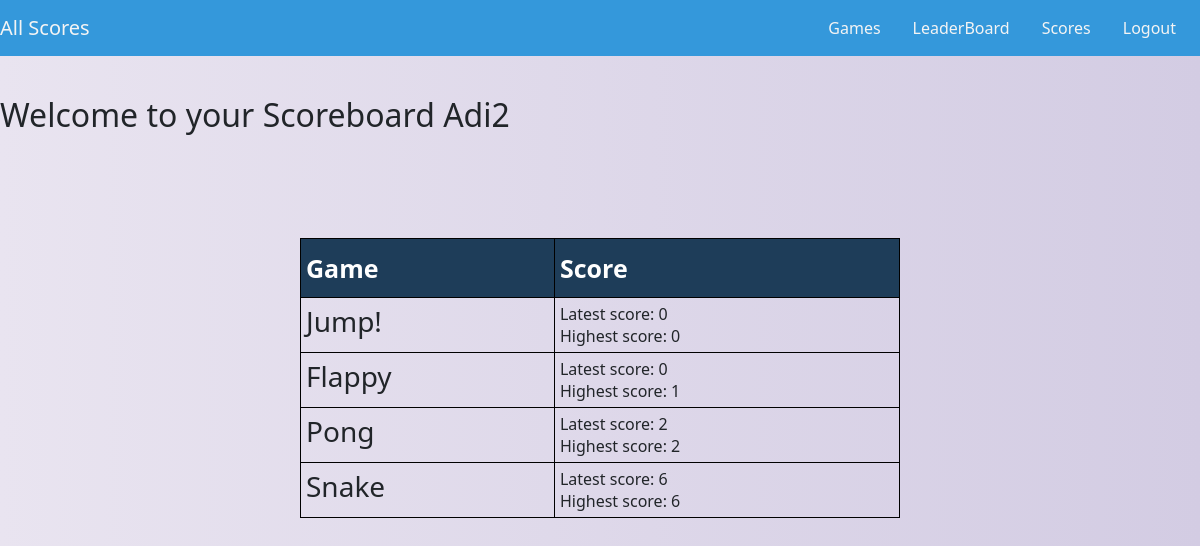
The page /my-scores/ (signed in) on the database as committed earlier.
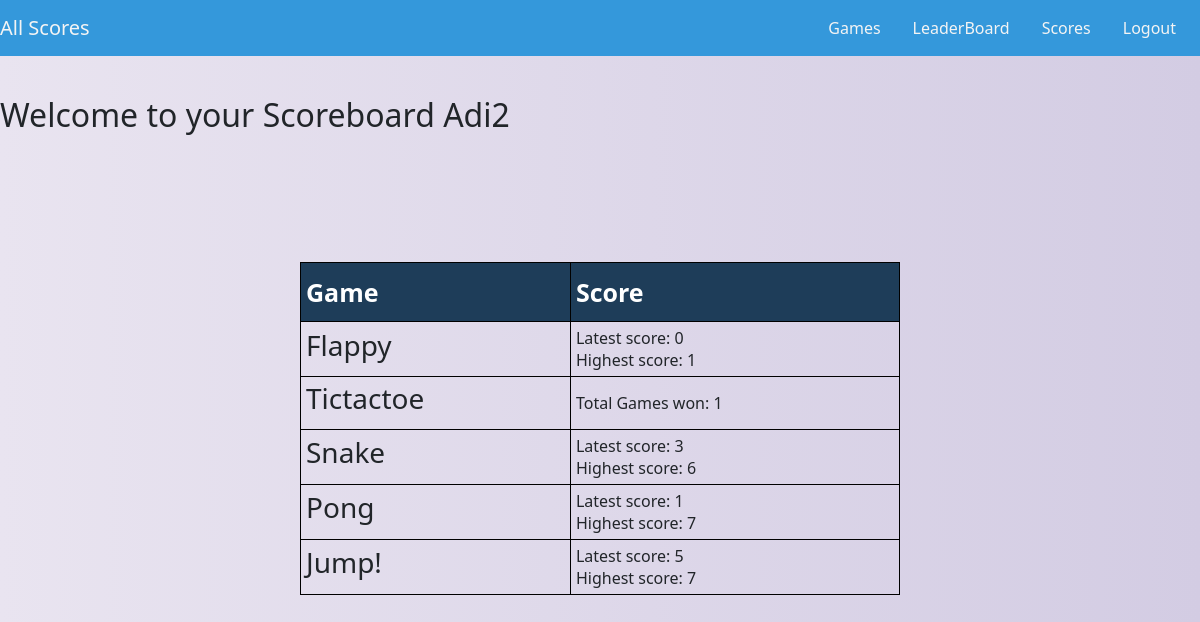
The same page on the database as committed later.
### my_games/models.py (models this page shows, shortened)
class AllMyScores(models.Model):
    user=models.ForeignKey(User,on_delete=models.CASCADE,null=True)
    game_title=models.CharField(max_length=20)
    latest_score=models.IntegerField(default=0)
    max_score=models.IntegerField(default=0)
    class Meta:
        ordering=['max_score']

### my_games/views.py (the view)
# urls.py: path('my-scores/',list_of_scores,name='list_of_scores'),
def list_of_scores(request):
    objs=AllMyScores.objects.filter(user=request.user)
    cntxt={
    "obs":objs,
    }
    return render(request,'all_my_scores.html',cntxt)

### templates/all_my_scores.html (shortened to what this page needs)
{% load static %}
<link rel="stylesheet" href="{% static 'my_css/bootstrap.min.css' %}">
<link rel="stylesheet" href="{% static 'my_main1.css' %}">
<nav class="navbar navbar-expand-lg fixed-top ">
   <span class="navbar-brand mb-0 h1">All Scores</span>
   <div class="collapse navbar-collapse " id="navbarSupportedContent">     <ul class="navbar-nav mr-4">
<li class="nav-item">
   <a class="nav-link " data-value="portfolio"href="{% url 'game_list' %}">Games</a>
</li>
<li class="nav-item">
    <a class="nav-link" data-value="about" href="{% url 'leader_board' %}">LeaderBoard</a> </li>
{% if request.user.is_authenticated %}
<li class="nav-item">
  <a class="nav-link " data-value="portfolio"href="{% url 'list_of_scores' %}">Scores</a>
</li>
<li class="nav-item">
  <a class="nav-link " data-value="blog" href="{% url 'logout' %}">Logout</a>         </li>
{% else %}
<li class="nav-item">
<a class="nav-link " data-value="contact" href="{% url 'loginpg' %}">Login </a>       </li>
<li class="nav-item">
 <a class="nav-link " data-value="contact" href="{% url 'register' %}">Register </a>       </li>
 {% endif %}
</ul>
</div></nav>
<body>
<h2> Welcome to your Scoreboard {{request.user|title}}  </h2>
<table style="width:50%" class="center">
  <tr>
   <th>Game</th>
   <th>Score</th>
 </tr>
{% for item in obs %}
<tr>
<td>
<h3>{{item.game_title|title}}</h3>
</td>
<br>
<td>
{% if item.game_title == "TicTacToe" %}
Total Games won: {{item.max_score}}
{% else %}
Latest score:
{{item.latest_score}}
<br>
Highest score:
{{item.max_score}}
{% endif %}
<br>
</td>
</tr>
{% endfor %}
</table>
<br>
<br>
</body>

### static/my_main1.css (style rules this page uses)
.navbar { background:#3498DB ; }
.nav-link , .navbar-brand { color: #f4f4f4; cursor: pointer; }
.nav-link { margin-right: 1em !important; }
.navbar-collapse { justify-content: flex-end; }

### templates/all_my_scores.html (style rules this page uses)
body { background: #D3CCE3; background: -webkit-linear-gradient(to right, #E9E4F0, #D3CCE3); background: linear-gradient(to right, #E9E4F0, #D3CCE3); }
table.center { margin-left: auto; margin-right: auto; }
table, th, td { border: 1px solid black; padding: 5px; }
th { padding-top: 12px; padding-bottom: 12px; text-align: left; background-color: #1e3d59; color: white; font-size: 25px; }

Rows that differ between the two databases and show on the page:
shown differently, row unchanged: AllMyScores "Flappy": moves up the list
added AllMyScores: game_title "Tictactoe", max_score "1"
changed AllMyScores "Snake": latest_score "6" → "3"; moves up the list
changed AllMyScores "Pong": latest_score "2" → "1"; max_score "2" → "7"; moves down the list
changed AllMyScores "Jump!": latest_score "0" → "5"; max_score "0" → "7"
